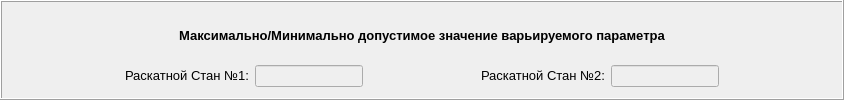
                 <widget class="QFrame" name="frame_4">
                  <property name="frameShape">
                   <enum>QFrame::Box</enum>
                  </property>
                  <property name="frameShadow">
                   <enum>QFrame::Raised</enum>
                  </property>
                  <layout class="QGridLayout" name="gridLayout_20">
                   <item row="0" column="0">
                    <layout class="QGridLayout" name="gridLayout_4" columnstretch="1,0,0,1,0,0,0,1">
                     <item row="1" column="6">
                      <widget class="QLineEdit" name="get_an_pc2">
                       <property name="enabled">
                        <bool>false</bool>
                       </property>
                      </widget>
                     </item>
                     <item row="1" column="5">
                      <widget class="QLabel" name="label_65">
                       <property name="font">
                        <font>
                         <pointsize>10</pointsize>
                        </font>
                       </property>
                       <property name="text">
                        <string>Раскатной Стан №2:</string>
                       </property>
                       <property name="alignment">
                        <set>Qt::AlignRight|Qt::AlignTrailing|Qt::AlignVCenter</set>
                       </property>
                       <property name="textInteractionFlags">
                        <set>Qt::LinksAccessibleByMouse|Qt::TextSelectableByMouse</set>
                       </property>
                      </widget>
                     </item>
                     <item row="1" column="1">
                      <widget class="QLabel" name="label_82">
                       <property name="font">
                        <font>
                         <pointsize>10</pointsize>
                        </font>
                       </property>
                       <property name="text">
                        <string>Раскатной Стан №1:</string>
                       </property>
                       <property name="alignment">
                        <set>Qt::AlignRight|Qt::AlignTrailing|Qt::AlignVCenter</set>
                       </property>
                       <property name="textInteractionFlags">
                        <set>Qt::LinksAccessibleByMouse|Qt::TextSelectableByMouse</set>
                       </property>
                      </widget>
                     </item>
                     <item row="1" column="7">
                      <widget class="QLineEdit" name="get_an_pc1_3">
                       <property name="enabled">
                        <bool>false</bool>
                       </property>
                       <property name="frame">
                        <bool>false</bool>
                       </property>
                      </widget>
                     </item>
                     <item row="1" column="2">
                      <widget class="QLineEdit" name="get_an_pc1">
                       <property name="enabled">
                        <bool>false</bool>
                       </property>
                      </widget>
                     </item>
                     <item row="1" column="3" colspan="2">
                      <widget class="QLineEdit" name="get_an_pc1_4">
                       <property name="enabled">
                        <bool>false</bool>
                       </property>
                       <property name="frame">
                        <bool>false</bool>
                       </property>
                      </widget>
                     </item>
                     <item row="1" column="0">
                      <widget class="QLineEdit" name="get_an_pc1_5">
                       <property name="enabled">
                        <bool>false</bool>
                       </property>
                       <property name="frame">
                        <bool>false</bool>
                       </property>
                      </widget>
                     </item>
                     <item row="0" column="0" colspan="8">
                      <widget class="QLabel" name="label_an">
                       <property name="font">
                        <font>
                         <pointsize>10</pointsize>
                         <weight>75</weight>
                         <bold>true</bold>
                        </font>
                       </property>
                       <property name="text">
                        <string>Максимально/Минимально допустимое значение варьируемого параметра</string>
                       </property>
                       <property name="alignment">
                        <set>Qt::AlignCenter</set>
                       </property>
                       <property name="textInteractionFlags">
                        <set>Qt::LinksAccessibleByMouse|Qt::TextSelectableByMouse</set>
                       </property>
                      </widget>
                     </item>
                    </layout>
                   </item>
                  </layout>
                 </widget>
